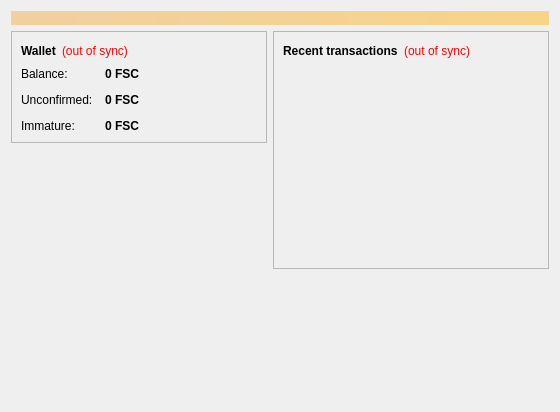
<?xml version="1.0" encoding="UTF-8"?>
<ui version="4.0">
 <class>OverviewPage</class>
 <widget class="QWidget" name="OverviewPage">
  <property name="geometry">
   <rect>
    <x>0</x>
    <y>0</y>
    <width>560</width>
    <height>412</height>
   </rect>
  </property>
  <property name="windowTitle">
   <string>Form</string>
  </property>
  <layout class="QVBoxLayout" name="topLayout">
   <item>
    <widget class="QLabel" name="labelAlerts">
     <property name="visible">
      <bool>false</bool>
     </property>
     <property name="styleSheet">
      <string notr="true">background-color: qlineargradient(x1: 0, y1: 0, x2: 1, y2: 0, stop:0 #F0D0A0, stop:1 #F8D488); color:#000000;</string>
     </property>
     <property name="wordWrap">
      <bool>true</bool>
     </property>
     <property name="margin">
      <number>3</number>
     </property>
    </widget>
   </item>
   <item>
    <layout class="QHBoxLayout" name="horizontalLayout" stretch="0,0">
     <item>
      <layout class="QVBoxLayout" name="verticalLayout_2">
       <property name="spacing">
        <number>2</number>
       </property>
       <property name="rightMargin">
        <number>0</number>
       </property>
       <item>
        <widget class="QFrame" name="frame">
         <property name="frameShape">
          <enum>QFrame::StyledPanel</enum>
         </property>
         <property name="frameShadow">
          <enum>QFrame::Raised</enum>
         </property>
         <layout class="QVBoxLayout" name="verticalLayout_4">
          <item>
           <layout class="QHBoxLayout" name="horizontalLayout_4">
            <item>
             <widget class="QLabel" name="label_5">
              <property name="font">
               <font>
                <weight>75</weight>
                <bold>true</bold>
               </font>
              </property>
              <property name="text">
               <string>Wallet</string>
              </property>
             </widget>
            </item>
            <item>
             <widget class="QLabel" name="labelWalletStatus">
              <property name="toolTip">
               <string>The displayed information may be out of date. Your wallet automatically synchronizes with the Dogecoin network after a connection is established, but this process has not completed yet.</string>
              </property>
              <property name="styleSheet">
               <string notr="true">QLabel { color: red; }</string>
              </property>
              <property name="text">
               <string notr="true">(out of sync)</string>
              </property>
              <property name="alignment">
               <set>Qt::AlignLeading|Qt::AlignLeft|Qt::AlignVCenter</set>
              </property>
             </widget>
            </item>
            <item>
             <spacer name="horizontalSpacer_2">
              <property name="orientation">
               <enum>Qt::Horizontal</enum>
              </property>
              <property name="sizeHint" stdset="0">
               <size>
                <width>40</width>
                <height>20</height>
               </size>
              </property>
             </spacer>
            </item>
           </layout>
          </item>
          <item>
           <layout class="QFormLayout" name="formLayout_2">
            <property name="fieldGrowthPolicy">
             <enum>QFormLayout::AllNonFixedFieldsGrow</enum>
            </property>
            <property name="horizontalSpacing">
             <number>12</number>
            </property>
            <property name="verticalSpacing">
             <number>12</number>
            </property>
            <item row="0" column="0">
             <widget class="QLabel" name="label">
              <property name="text">
               <string>Balance:</string>
              </property>
             </widget>
            </item>
            <item row="0" column="1">
             <widget class="QLabel" name="labelBalance">
              <property name="font">
               <font>
                <weight>75</weight>
                <bold>true</bold>
               </font>
              </property>
              <property name="cursor">
               <cursorShape>IBeamCursor</cursorShape>
              </property>
              <property name="toolTip">
               <string>Your current balance</string>
              </property>
              <property name="text">
               <string notr="true">0 FSC</string>
              </property>
              <property name="textInteractionFlags">
               <set>Qt::LinksAccessibleByMouse|Qt::TextSelectableByKeyboard|Qt::TextSelectableByMouse</set>
              </property>
             </widget>
            </item>
            <item row="1" column="0">
             <widget class="QLabel" name="label_3">
              <property name="text">
               <string>Unconfirmed:</string>
              </property>
             </widget>
            </item>
            <item row="1" column="1">
             <widget class="QLabel" name="labelUnconfirmed">
              <property name="font">
               <font>
                <weight>75</weight>
                <bold>true</bold>
               </font>
              </property>
              <property name="cursor">
               <cursorShape>IBeamCursor</cursorShape>
              </property>
              <property name="toolTip">
               <string>Total of transactions that have yet to be confirmed, and do not yet count toward the current balance</string>
              </property>
              <property name="text">
               <string notr="true">0 FSC</string>
              </property>
              <property name="textInteractionFlags">
               <set>Qt::LinksAccessibleByMouse|Qt::TextSelectableByKeyboard|Qt::TextSelectableByMouse</set>
              </property>
             </widget>
            </item>
            <item row="2" column="0">
             <widget class="QLabel" name="labelImmatureText">
              <property name="text">
               <string>Immature:</string>
              </property>
             </widget>
            </item>
            <item row="2" column="1">
             <widget class="QLabel" name="labelImmature">
              <property name="font">
               <font>
                <weight>75</weight>
                <bold>true</bold>
               </font>
              </property>
              <property name="toolTip">
               <string>Mined balance that has not yet matured</string>
              </property>
              <property name="text">
               <string notr="true">0 FSC</string>
              </property>
              <property name="textInteractionFlags">
               <set>Qt::LinksAccessibleByMouse|Qt::TextSelectableByKeyboard|Qt::TextSelectableByMouse</set>
              </property>
             </widget>
            </item>
           </layout>
          </item>
         </layout>
        </widget>
       </item>
       <item>
        <spacer name="verticalSpacer">
         <property name="orientation">
          <enum>Qt::Vertical</enum>
         </property>
         <property name="sizeHint" stdset="0">
          <size>
           <width>20</width>
           <height>40</height>
          </size>
         </property>
        </spacer>
       </item>
       <item>
        <widget class="QLabel" name="label_wallet_bgcoin">
         <property name="text">
          <string/>
         </property>
         <property name="pixmap">
          <pixmap resource="../bitcoin.qrc">:/images/res/images/wallet_bgcoin.png</pixmap>
         </property>
         <property name="scaledContents">
          <bool>false</bool>
         </property>
         <property name="alignment">
          <set>Qt::AlignCenter</set>
         </property>
         <property name="margin">
          <number>1</number>
         </property>
        </widget>
       </item>
       <item>
        <widget class="QLabel" name="label_6">
         <property name="text">
          <string/>
         </property>
        </widget>
       </item>
      </layout>
     </item>
     <item>
      <layout class="QVBoxLayout" name="verticalLayout_3">
       <item>
        <widget class="QFrame" name="frame_2">
         <property name="frameShape">
          <enum>QFrame::StyledPanel</enum>
         </property>
         <property name="frameShadow">
          <enum>QFrame::Raised</enum>
         </property>
         <layout class="QVBoxLayout" name="verticalLayout">
          <item>
           <layout class="QHBoxLayout" name="horizontalLayout_2">
            <item>
             <widget class="QLabel" name="label_4">
              <property name="text">
               <string>&lt;b&gt;Recent transactions&lt;/b&gt;</string>
              </property>
             </widget>
            </item>
            <item>
             <widget class="QLabel" name="labelTransactionsStatus">
              <property name="toolTip">
               <string>The displayed information may be out of date. Your wallet automatically synchronizes with the Dogecoin network after a connection is established, but this process has not completed yet.</string>
              </property>
              <property name="styleSheet">
               <string notr="true">QLabel { color: red; }</string>
              </property>
              <property name="text">
               <string notr="true">(out of sync)</string>
              </property>
              <property name="alignment">
               <set>Qt::AlignRight|Qt::AlignTrailing|Qt::AlignVCenter</set>
              </property>
             </widget>
            </item>
            <item>
             <spacer name="horizontalSpacer">
              <property name="orientation">
               <enum>Qt::Horizontal</enum>
              </property>
              <property name="sizeHint" stdset="0">
               <size>
                <width>40</width>
                <height>20</height>
               </size>
              </property>
             </spacer>
            </item>
           </layout>
          </item>
          <item>
           <widget class="QListView" name="listTransactions">
            <property name="styleSheet">
             <string notr="true">QListView { background: transparent; }</string>
            </property>
            <property name="frameShape">
             <enum>QFrame::NoFrame</enum>
            </property>
            <property name="verticalScrollBarPolicy">
             <enum>Qt::ScrollBarAlwaysOff</enum>
            </property>
            <property name="horizontalScrollBarPolicy">
             <enum>Qt::ScrollBarAlwaysOff</enum>
            </property>
            <property name="selectionMode">
             <enum>QAbstractItemView::NoSelection</enum>
            </property>
           </widget>
          </item>
         </layout>
        </widget>
       </item>
       <item>
        <spacer name="verticalSpacer_2">
         <property name="orientation">
          <enum>Qt::Vertical</enum>
         </property>
         <property name="sizeHint" stdset="0">
          <size>
           <width>20</width>
           <height>40</height>
          </size>
         </property>
        </spacer>
       </item>
      </layout>
     </item>
    </layout>
   </item>
  </layout>
 </widget>
 <resources>
  <include location="../bitcoin.qrc"/>
 </resources>
 <connections/>
</ui>
